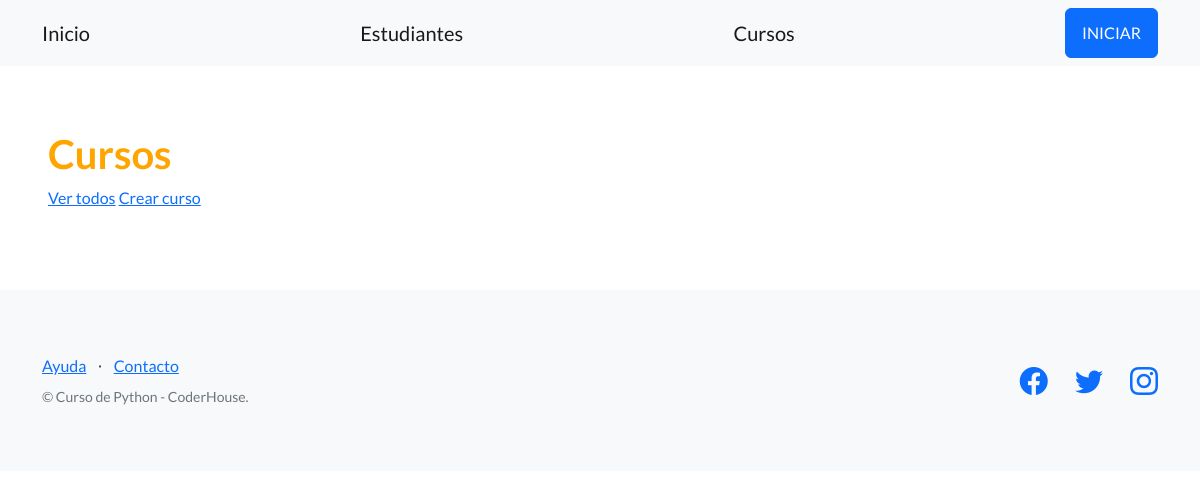
The app's page /estudios/cursos/, older data.
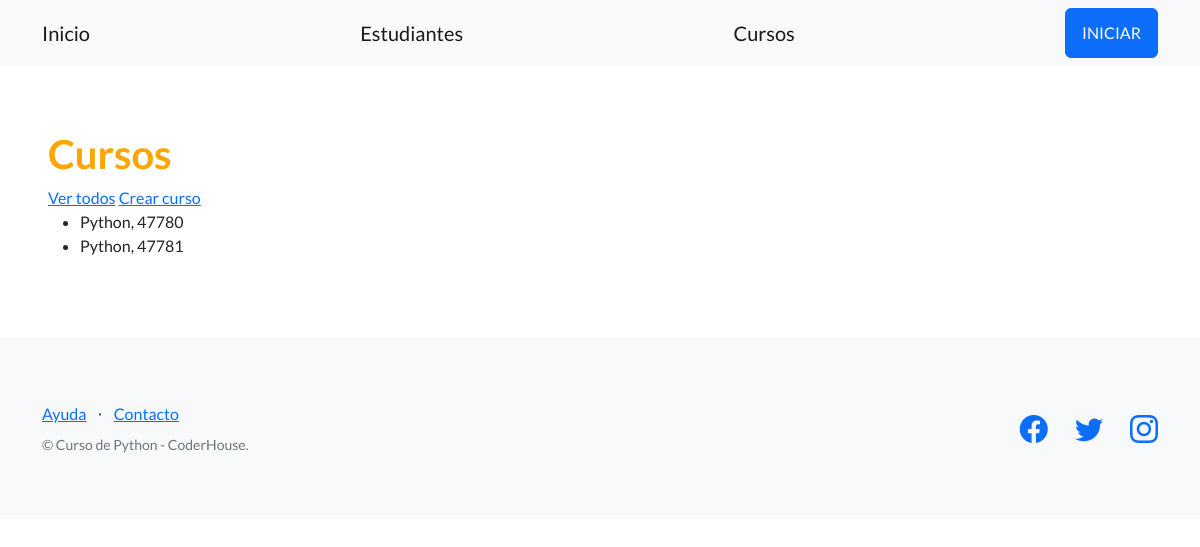
The same page, newer data.
### control_estudios/models.py (models this page shows)
class Curso(models.Model):
    nombre= models.CharField(max_length= 64)
    comision = models.IntegerField()

### control_estudios/views.py (the view)
# urls.py: path("cursos/", listar_cursos, name="lista_cursos")
def listar_cursos(request):
    contexto = {
        "cursos": Curso.objects.all(),
    }
    http_response = render(
        request=request,
        template_name='control_estudios/lista_cursos.html',
        context=contexto,
    )
    return http_response

### control_estudios/templates/control_estudios/lista_cursos.html (shortened to what this page needs)
{% extends "base.html" %}
{% block contenido %}
<h1 style="color:orange;">
  Cursos
</h1>
<a href="{% url 'lista_cursos' %}">Ver todos</a>
<a href="{% url 'crear_curso' %}">Crear curso</a>
<ul>
{% for curso in cursos %}
  <li>
    {{ curso.nombre }}, {{ curso.comision }}
  </li>
{% endfor %}
</ul>
{% endblock contenido %}

Row changes from the older to the newer data that the page shows:
added Curso: nombre "Python", comision "47780"
added Curso: nombre "Python", comision "47781"
